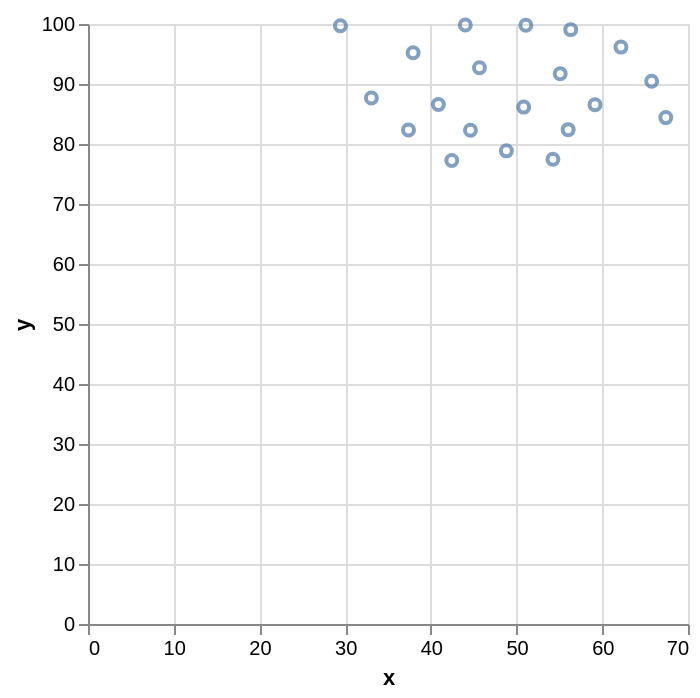

This figure's notebook cell:
### Code cell
# plot chart 
alt.Chart(data = df).mark_point().encode(
    x='x',
    y='y'
)

### Figure 1 — Vega-Lite specification as saved in the notebook (floating-point values rounded to 4 significant figures)
{"config": {"view": {"continuousWidth": 300, "continuousHeight": 300}}, "data": {"name": "data-7cd8dd2c81ed7ef0f90cf3b6d9b9d1eb"}, "mark": {"type": "point"}, "encoding": {"x": {"field": "x", "type": "quantitative"}, "y": {"field": "y", "type": "quantitative"}}, "$schema": "https://vega.github.io/schema/vega-lite/v6.1.0.json", "datasets": {"data-7cd8dd2c81ed7ef0f90cf3b6d9b9d1eb": [{"x": 44.02, "y": 99.83}, {"x": 37.93, "y": 95.2}, {"x": 51.08, "y": 99.8}, {"x": 45.67, "y": 92.72}, {"x": 33.06, "y": 87.67}, {"x": 29.45, "y": 99.7}, {"x": 40.88, "y": 86.57}, {"x": 50.83, "y": 86.15}, {"x": 55.09, "y": 91.7}, {"x": 48.81, "y": 78.86}, {"x": 54.24, "y": 77.45}, {"x": 56.02, "y": 82.39}, {"x": 44.62, "y": 82.28}, {"x": 37.39, "y": 82.34}, {"x": 42.44, "y": 77.24}, {"x": 62.18, "y": 96.15}, {"x": 59.15, "y": 86.55}, {"x": 56.32, "y": 99.06}, {"x": 67.41, "y": 84.4}, {"x": 65.76, "y": 90.45}]}}
